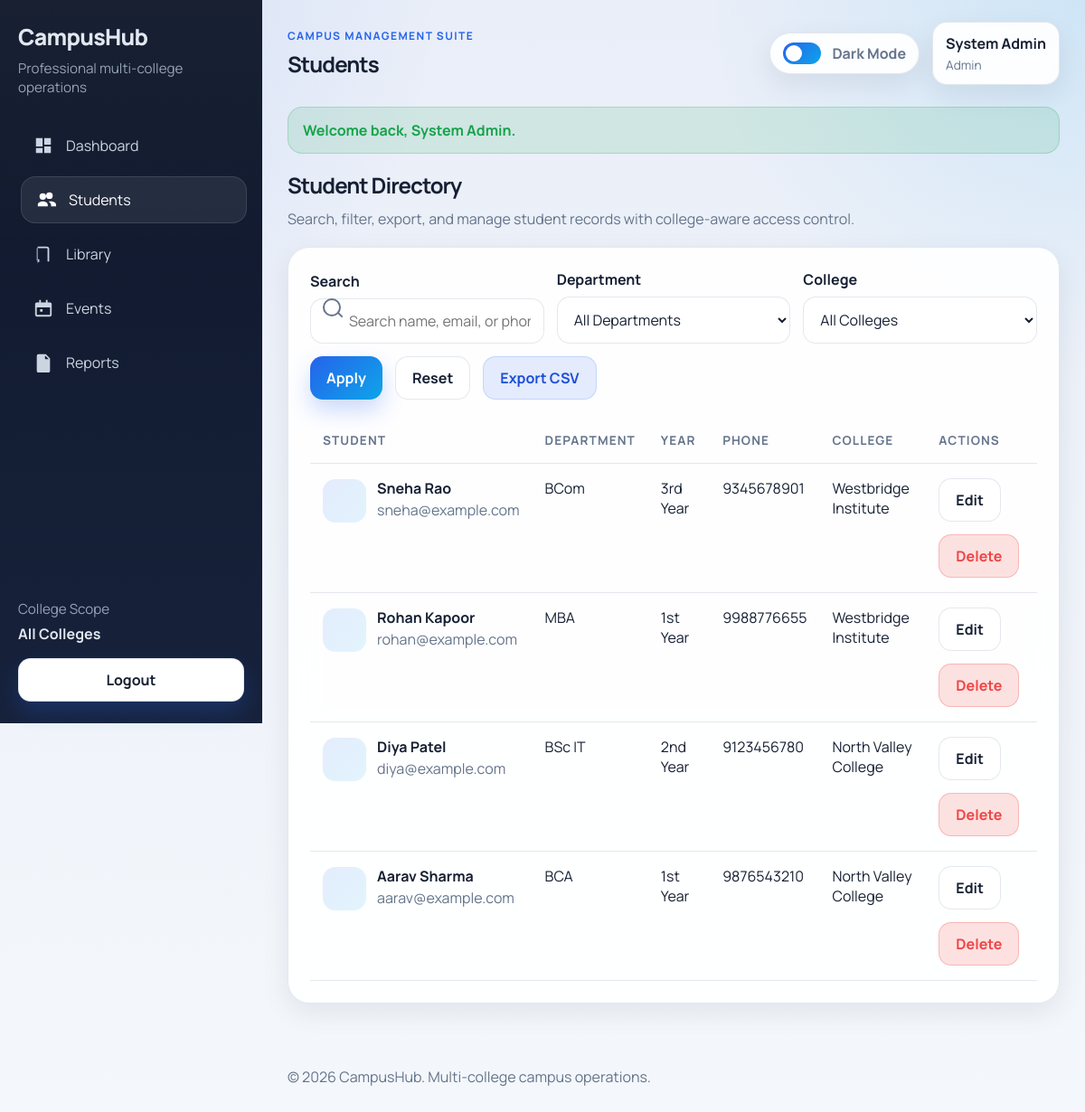
/students/view_students.php (signed in), run on the app's committed database.
### tables this page shows
CREATE TABLE students (
    student_id INT AUTO_INCREMENT PRIMARY KEY,
    college_id INT NOT NULL,
    name VARCHAR(100) NOT NULL,
    email VARCHAR(120) NOT NULL UNIQUE,
    department VARCHAR(100) NOT NULL,
    year_level VARCHAR(20) NOT NULL,
    phone VARCHAR(20) NOT NULL,
    profile_photo VARCHAR(255) DEFAULT NULL,
    created_at TIMESTAMP DEFAULT CURRENT_TIMESTAMP,
    CONSTRAINT fk_students_college FOREIGN KEY (college_id) REFERENCES colleges(college_id) ON DELETE CASCADE
);

CREATE TABLE colleges (
    college_id INT AUTO_INCREMENT PRIMARY KEY,
    college_name VARCHAR(150) NOT NULL,
    college_code VARCHAR(20) NOT NULL UNIQUE,
    city VARCHAR(80) NOT NULL,
    created_at TIMESTAMP DEFAULT CURRENT_TIMESTAMP
);

### db_connect.php (called while the page is built, shortened)
<?php
if (!function_exists("e")) {
    function e($value): string
    {
        return htmlspecialchars((string) ($value ?? ""), ENT_QUOTES, "UTF-8");
    }
}

### includes/app.php (called while the page is built, shortened)
<?php
require_once __DIR__ . "/../db_connect.php";
function current_user(): ?array
{
    return $_SESSION["user"] ?? null;
}
function is_admin(): bool
{
    return (current_user()["role"] ?? "") === "admin";
}
    ?>

### students/view_students.php (the view, shortened to what this page needs)
<?php
require_once __DIR__ . "/../includes/app.php";
$perPage = 8;
$page = max(1, (int) ($_GET["page"] ?? 1));
$search = trim($_GET["q"] ?? "");
$where = [];
$types = "";
$params = [];
$whereSql = $where ? " WHERE " . implode(" AND ", $where) : "";
$countSql = "SELECT COUNT(*) AS total FROM students" . $whereSql;
$countStmt = $conn->prepare($countSql);
$countStmt->execute();
$totalRecords = (int) ($countStmt->get_result()->fetch_assoc()["total"] ?? 0);
$totalPages = max(1, (int) ceil($totalRecords / $perPage));
$page = min($page, $totalPages);
$offset = ($page - 1) * $perPage;
$dataSql = "
    SELECT students.*, colleges.college_name
    FROM students
    LEFT JOIN colleges ON colleges.college_id = students.college_id
    " . $whereSql . "
    ORDER BY students.student_id DESC
    LIMIT ? OFFSET ?
";
$dataStmt = $conn->prepare($dataSql);
$dataTypes = $types . "ii";
$dataParams = [...$params, $perPage, $offset];
$dataStmt->bind_param($dataTypes, ...$dataParams);
$dataStmt->execute();
$result = $dataStmt->get_result();
require_once "../includes/header.php";
?>
<section class="page-heading">
    <h1>Student Directory</h1>
    <p>Search, filter, export, and manage student records with college-aware access control.</p>
</section>
<section class="table-card">
    <form class="filters-form" method="get">
        <div class="filter-row">
            <div class="filter-item search-input">
                <label for="q">Search</label>
                <input type="text" id="q" name="q" value="<?php echo e($search); ?>" placeholder="Search name, email, or phone">
            </div>
            <div class="filter-item">
                <label for="department">Department</label>
                <select id="department" name="department">
                    <option value="">All Departments</option>
                </select>
            </div>
            <?php if (is_admin()): ?>
                <div class="filter-item">
                    <label for="college_id">College</label>
                    <select id="college_id" name="college_id">
                        <option value="">All Colleges</option>
                    </select>
                </div>
            <?php endif; ?>
            <div class="filter-item action-group">
                <button type="submit">Apply</button>
                <a class="btn-light" href="view_students.php">Reset</a>
                <a class="btn-ghost" href="?<?php echo e(http_build_query(array_merge($_GET, ["export" => "csv", "page" => null]))); ?>">Export CSV</a>
            </div>
        </div>
    </form>
    <?php if ($result && $result->num_rows > 0): ?>
        <div class="table-responsive">
            <table>
                <thead>
                    <tr>
                        <th>Student</th>
                        <th>Department</th>
                        <th>Year</th>
                        <th>Phone</th>
                        <?php if (is_admin()): ?><th>College</th><?php endif; ?>
                        <th>Actions</th>
                    </tr>
                </thead>
                <tbody>
                    <?php while ($row = $result->fetch_assoc()): ?>
                        <tr>
                            <td>
                                <div class="profile-cell">
                                    <?php if (!empty($row["profile_photo"])): ?>
                                        <img class="avatar" src="<?php echo e($basePath . $row["profile_photo"]); ?>" alt="<?php echo e($row["name"]); ?>">
                                    <?php else: ?>
                                        <div class="avatar"></div>
                                    <?php endif; ?>
                                    <div>
                                        <strong><?php echo e($row["name"]); ?></strong>
                                        <div class="muted"><?php echo e($row["email"]); ?></div>
                                    </div>
                                </div>
                            </td>
                            <td><?php echo e($row["department"]); ?></td>
                            <td><?php echo e($row["year_level"]); ?></td>
                            <td><?php echo e($row["phone"]); ?></td>
                            <?php if (is_admin()): ?><td><?php echo e($row["college_name"]); ?></td><?php endif; ?>
                            <td>
                                <div class="action-group">
                                    <a class="btn-light" href="edit_student.php?id=<?php echo (int) $row["student_id"]; ?>">Edit</a>
                                    <a class="btn-danger" href="delete_student.php?id=<?php echo (int) $row["student_id"]; ?>" onclick="return confirm('Delete this student record?');">Delete</a>
                                </div>
                            </td>
                        </tr>
                    <?php endwhile; ?>
                </tbody>
            </table>
        </div>
    <?php else: ?>
        <?php render_empty_state("No students found", "Try adjusting the filters or add a new student profile."); ?>
    <?php endif; ?>
</section>
<?php
require_once "../includes/footer.php";
?>

### css/style.css (style rules this page uses)
:root { --bg: #f4f7fb; --bg-soft: #e9eef8; --surface: rgba(255, 255, 255, 0.92); --surface-strong: #ffffff; --sidebar: #0f172a; --sidebar-soft: #17223b; --primary: #2563eb; --primary-strong: #1d4ed8; --accent: #0ea5e9; --success: #16a34a; --warning: #f59e0b; --danger: #ef4444; --text: #162033; --muted: #64748b; --border: rgba(148, 163, 184, 0.25); --shadow: 0 20px 45px rgba(15, 23, 42, 0.12); --shadow-soft: 0 10px 30px rgba(15, 23, 42, 0.08); --radius-lg: 24px; --radius-md: 18px; --radius-sm: 14px; }
* { box-sizing: border-box; }
html { scroll-behavior: smooth; }
body { margin: 0; min-height: 100vh; font-family: "Manrope", sans-serif; background: radial-gradient(circle at top left, rgba(37, 99, 235, 0.12), transparent 28%), radial-gradient(circle at top right, rgba(14, 165, 233, 0.12), transparent 24%), linear-gradient(180deg, var(--bg-soft), var(--bg)); color: var(--text); }
a { color: inherit; text-decoration: none; }
button, input, select, textarea { font: inherit; }
.sidebar-icon svg { width: 100%; height: 100%; fill: currentColor; }
.user-pill, .theme-toggle, .panel, .form-card, .table-card, .stat-card, .hero-banner, .metric-card, .chart-card, .event-card, .empty-panel { background: var(--surface); border: 1px solid var(--border); box-shadow: var(--shadow-soft); backdrop-filter: blur(16px); }
.hero-banner, .panel, .form-card, .table-card, .chart-card, .event-card { border-radius: var(--radius-lg); }
.hero-banner p, .section-heading p, .muted, .help-text, .event-meta, .table-note { color: var(--muted); line-height: 1.7; }
.hero-actions, .toolbar-actions, .card-actions, .action-group, .filter-row { display: flex; flex-wrap: wrap; gap: 14px; }
.panel, .form-card, .table-card, .event-card { padding: 24px; }
.btn, button, .btn-light, .btn-danger, .btn-ghost { display: inline-flex; align-items: center; justify-content: center; gap: 8px; border: none; border-radius: 14px; padding: 12px 18px; cursor: pointer; transition: transform 0.2s ease, box-shadow 0.2s ease, background 0.2s ease; font-weight: 700; }
.btn, button { color: #ffffff; background: linear-gradient(135deg, var(--primary), var(--accent)); box-shadow: 0 12px 24px rgba(37, 99, 235, 0.24); }
.btn-light { background: var(--surface-strong); border: 1px solid var(--border); color: var(--text); }
.btn-danger { background: rgba(239, 68, 68, 0.16); border: 1px solid rgba(239, 68, 68, 0.28); color: var(--danger); }
.btn-ghost { background: rgba(37, 99, 235, 0.12); border: 1px solid rgba(37, 99, 235, 0.16); color: var(--primary-strong); }
.page-heading { margin-bottom: 20px; }
.page-heading h2, .page-heading h1 { margin: 0 0 10px; font-size: clamp(1.5rem, 2vw, 2rem); letter-spacing: -0.04em; }
.page-heading p { margin: 0; color: var(--muted); }
.form-card form, .filters-form { display: grid; gap: 18px; }
label { display: block; margin-bottom: 8px; font-weight: 700; }
input, select, textarea { width: 100%; border: 1px solid var(--border); border-radius: 14px; padding: 13px 14px; color: var(--text); background: var(--surface-strong); box-shadow: inset 0 1px 0 rgba(255, 255, 255, 0.25); }
.filters-form { margin-bottom: 20px; }
.filter-row { align-items: end; }
.filter-item { flex: 1 1 220px; }
.search-input { position: relative; }
.search-input input { padding-left: 42px; }
.search-input::before { content: ""; position: absolute; top: 50%; left: 14px; width: 16px; height: 16px; transform: translateY(-50%); border: 2px solid var(--muted); border-radius: 50%; }
.search-input::after { content: ""; position: absolute; top: calc(50% + 7px); left: 29px; width: 8px; height: 2px; background: var(--muted); transform: rotate(45deg); border-radius: 999px; }
table { width: 100%; border-collapse: collapse; }
th, td { padding: 16px 14px; border-bottom: 1px solid var(--border); vertical-align: top; text-align: left; }
th { color: var(--muted); font-size: 0.85rem; text-transform: uppercase; letter-spacing: 0.08em; }
.table-responsive { overflow-x: auto; }
.profile-cell { display: flex; align-items: center; gap: 12px; }
.avatar, .poster-thumb { width: 48px; height: 48px; border-radius: 14px; object-fit: cover; background: linear-gradient(135deg, rgba(37, 99, 235, 0.12), rgba(14, 165, 233, 0.12)); }

### data on the page
students: name "Sneha Rao", email "sneha@example.com", department "BCom", year_level "3rd Year", phone "9345678901", college.college_name "Westbridge Institute"
students: name "Rohan Kapoor", email "rohan@example.com", department "MBA", year_level "1st Year", phone "9988776655", college.college_name "Westbridge Institute"
students: name "Diya Patel", email "diya@example.com", department "BSc IT", year_level "2nd Year", phone "9123456780", college.college_name "North Valley College"
students: name "Aarav Sharma", email "aarav@example.com", department "BCA", year_level "1st Year", phone "9876543210", college.college_name "North Valley College"

### other printed values
$item["label"] "Dashboard"
$item["label"] "Students"
$item["label"] "Library"
$item["label"] "Events"
$item["label"] "Reports"
$pageTitle "Students"
current_user()["name"] "System Admin"
str_replace("_", " ", current_user()["role"] ?? "") "Admin"
$flash["message"] "Welcome back, System Admin."
